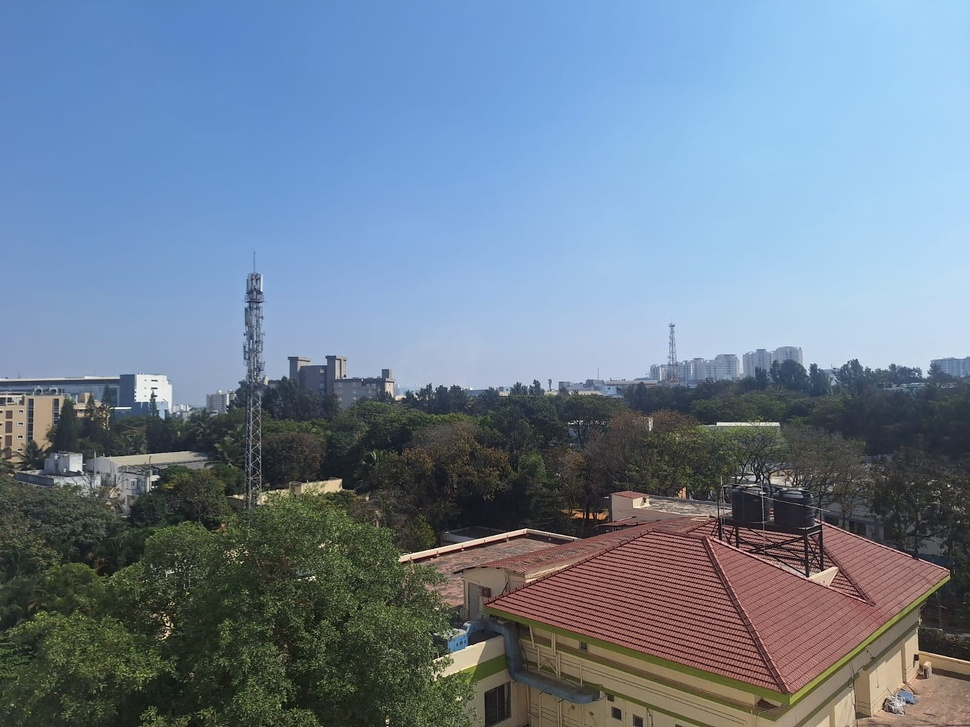
#> input picture p1.jpg, 970 x 727 px, shrunk from 1600 x 1200 before the run
$ python panorama.py
#> lines starting #> are read from the running program, lines starting #| are printed output that depends on the picture; after the words box and inside, x2 and y2 are one past the last pixel; in counts of white or black regions, pixels touching at a corner belong together
import cv2
import numpy as np
import matplotlib.pyplot as plt

# Load the images
image_paths = ['p1.jpg', 'p2.jpg', 'p3.jpg']  # Replace with your actual image file paths
images = [cv2.imread(img_path) for img_path in image_paths]
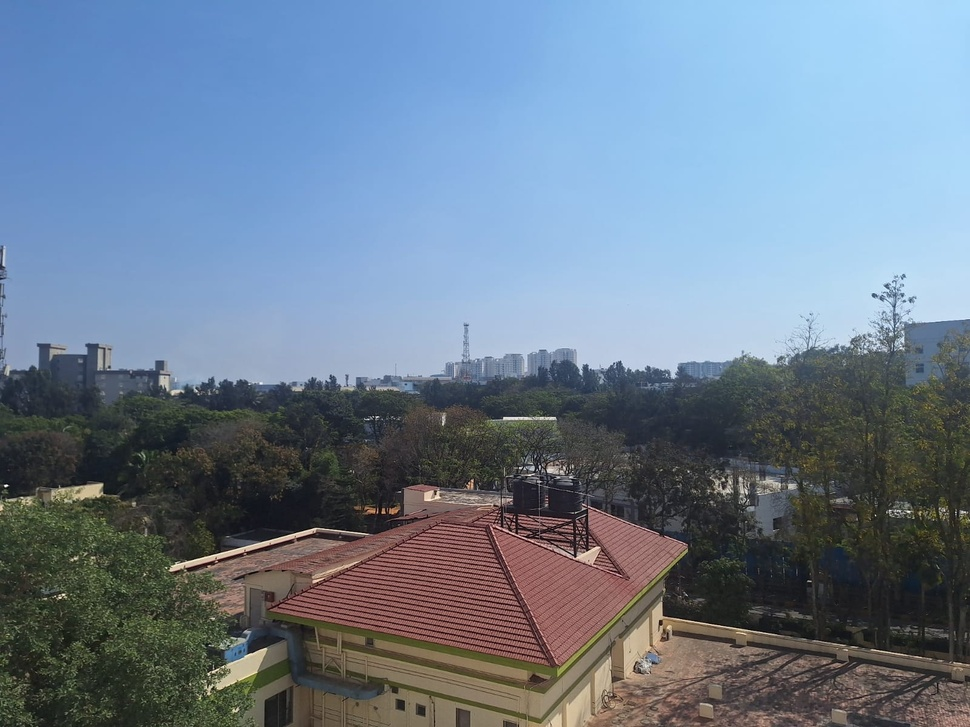
#> input picture p2.jpg, 970 x 727 px, shrunk from 1600 x 1200 before the run
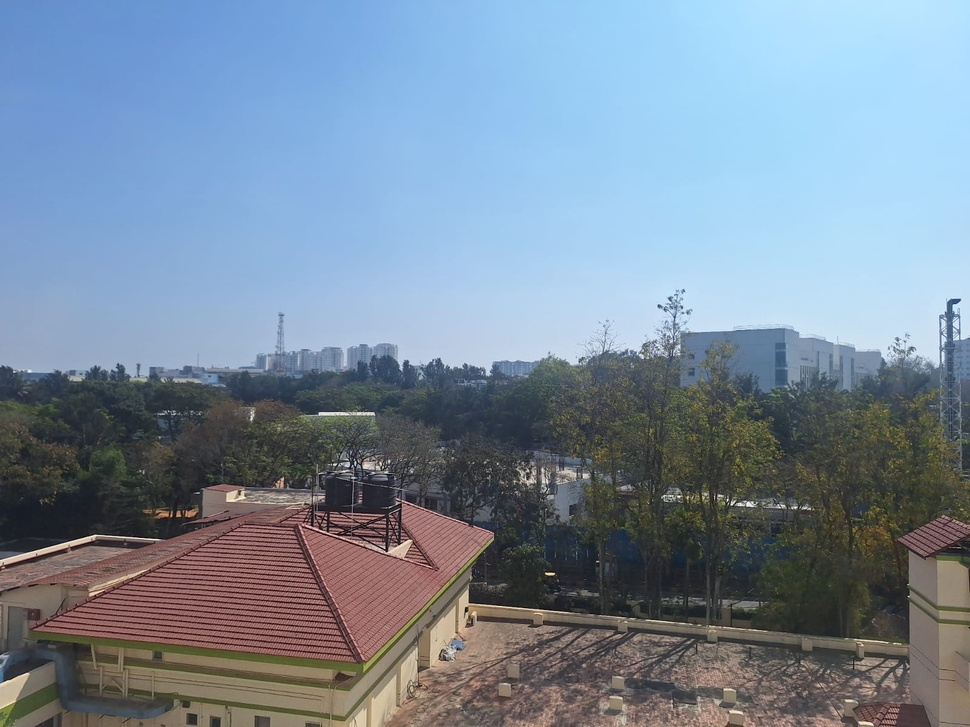
#> input picture p3.jpg, 970 x 727 px, shrunk from 1600 x 1200 before the run
#> images = 3 items

# Initialize the ORB detector
orb = cv2.ORB_create()

# Detect keypoints and descriptors for each image
keypoints_list = []
descriptors_list = []

for img in images:
    gray = cv2.cvtColor(img, cv2.COLOR_BGR2GRAY)
    keypoints, descriptors = orb.detectAndCompute(gray, None)
    keypoints_list.append(keypoints)
    descriptors_list.append(descriptors)
#> this loop made 3 passes
#> pass 1, `gray = cv2.cvtColor(img, cv2.COLOR_BGR2GRAY)`:
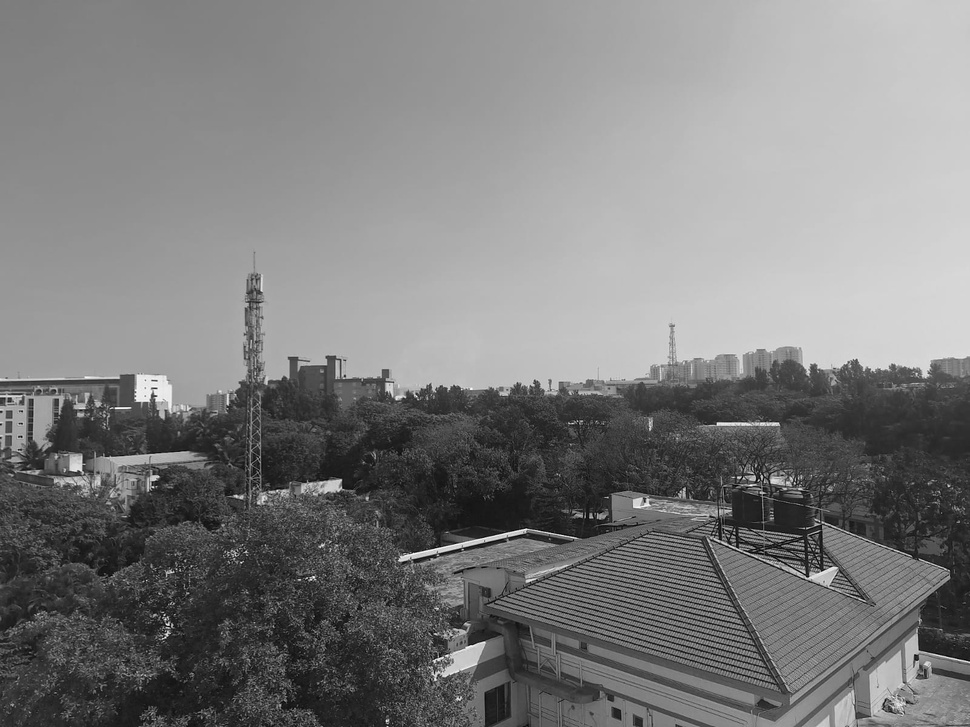
#> gray: shape (727, 970); min 0, max 254, mean 125.1
#> after the loop, descriptors_list = 3 items; keypoints_list = 3 items

# Step 1: Detect keypoints and visualize them
# Visualize keypoints for each image
for i, img in enumerate(images):
    img_with_keypoints = cv2.drawKeypoints(img, keypoints_list[i], None, color=(0, 255, 0), flags=0)
    plt.figure(figsize=(8, 6))
    plt.imshow(cv2.cvtColor(img_with_keypoints, cv2.COLOR_BGR2RGB))
    plt.axis('off')
    plt.title(f"Image {i + 1} - Keypoints")
    plt.show()

# Create a brute force matcher to match keypoints between images
bf = cv2.BFMatcher(cv2.NORM_HAMMING, crossCheck=True)

# Match descriptors between the first two images
matches_1_2 = bf.match(descriptors_list[0], descriptors_list[1])
#> matches_1_2 = 237 matches

# Sort the matches based on distance (best matches first)
matches_1_2 = sorted(matches_1_2, key=lambda x: x.distance)

# Get the points from the matches
pts1 = np.float32([keypoints_list[0][m.queryIdx].pt for m in matches_1_2]).reshape(-1, 1, 2)
#> pts1 = 237 rows, first 8: [338.4, 480.2], [482.1, 642.8], [814.8, 364.8], [468, 624], [338.7, 480.4], [400.9, 558.1], [339.8, 479.5], [639.4, 498.2]
pts2 = np.float32([keypoints_list[1][m.trainIdx].pt for m in matches_1_2]).reshape(-1, 1, 2)
#> pts2 = 237 rows, first 8: [98.54, 483.7], [262.7, 649.7], [587, 365], [248.4, 631.2], [99.53, 485.2], [172.1, 568.2], [100.2, 483.8], [430.6, 491]

# Compute the homography matrix
H, _ = cv2.findHomography(pts2, pts1, cv2.RANSAC, 5.0)
#> H = [[0.585, 0.0137, 256.5], [-0.174, 0.821, 72.28], [-0.000421, -2.92e-05, 1]]

# Warp the second image to align it with the first image
height, width = images[0].shape[:2]
#> height = 727; width = 970
result_1_2 = cv2.warpPerspective(images[1], H, (width + images[1].shape[1], height))

# Place the first image on the left side of the result
result_1_2[0:height, 0:width] = images[0]
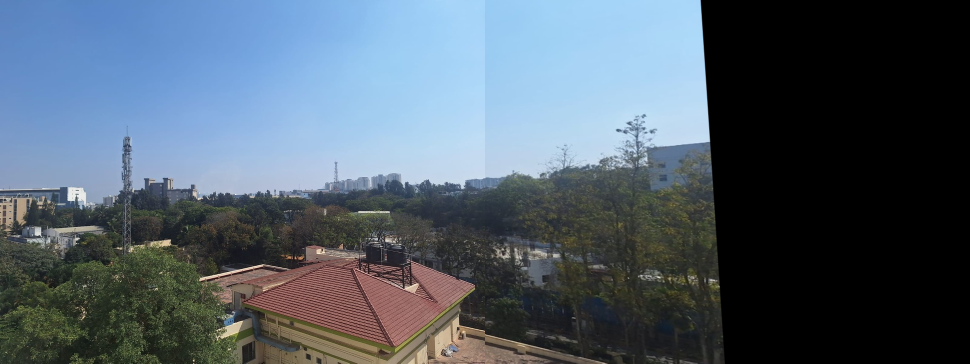
#> result_1_2: shape (727, 1940, 3) (shown at 1/2 size); mean of channels 0, 1, 2 106, 93.7, 80.5; drawn as B, G, R

# Now we need to stitch the third image (if applicable)
matches_2_3 = bf.match(descriptors_list[1], descriptors_list[2])
#> matches_2_3 = 247 matches
matches_2_3 = sorted(matches_2_3, key=lambda x: x.distance)

pts1 = np.float32([keypoints_list[1][m.queryIdx].pt for m in matches_2_3]).reshape(-1, 1, 2)
#> pts1 = 247 rows, first 8: [571, 483], [510.1, 499.7], [587.5, 548.6], [729.1, 480.2], [721.6, 482.7], [741.5, 490.2], [588.2, 558.4], [791.3, 483.7]
pts2 = np.float32([keypoints_list[2][m.trainIdx].pt for m in matches_2_3]).reshape(-1, 1, 2)
#> pts2 = 247 rows, first 8: [386, 478], [321.4, 497.7], [398.9, 542.9], [532.9, 472.8], [526.7, 474.9], [543.3, 481.1], [400.1, 552.4], [584.8, 475.3]

H, _ = cv2.findHomography(pts2, pts1, cv2.RANSAC, 5.0)
#> H = [[0.595, 0.0326, 231.6], [-0.18, 0.834, 73.9], [-0.000419, -6.62e-06, 1]]

# Warp the third image to align with the second image
height, width = result_1_2.shape[:2]
#> width = 1940
result_1_2_3 = cv2.warpPerspective(images[2], H, (width + images[2].shape[1], height))

# Place the result of the first two images into the stitched result
result_1_2_3[0:height, 0:width] = result_1_2

# Step 2: Remove black borders by cropping the image
# Convert the result image to grayscale to detect non-black regions
gray_result = cv2.cvtColor(result_1_2_3, cv2.COLOR_BGR2GRAY)
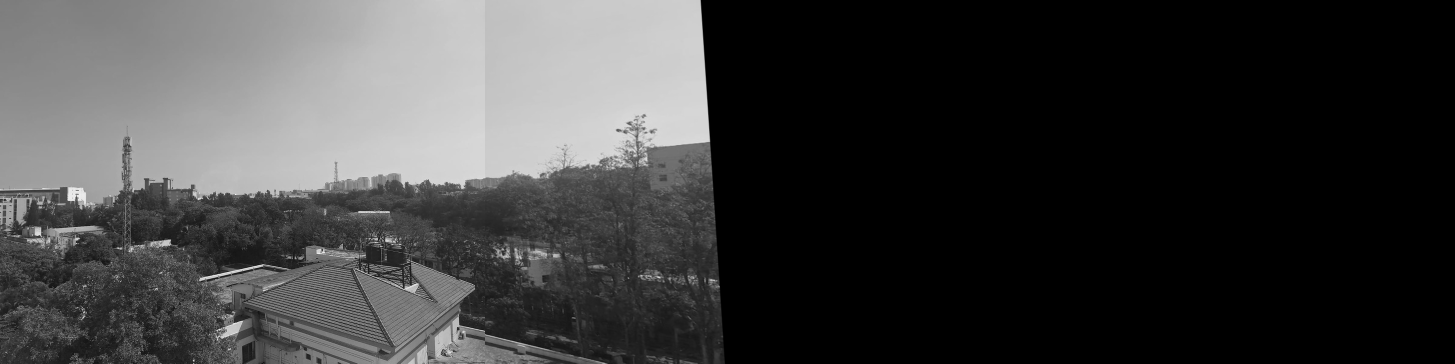
#> gray_result: shape (727, 2910) (shown at 1/2 size); min 0, max 254, mean 60.8

# Apply a threshold to create a binary image (black and white)
_, thresholded = cv2.threshold(gray_result, 1, 255, cv2.THRESH_BINARY)
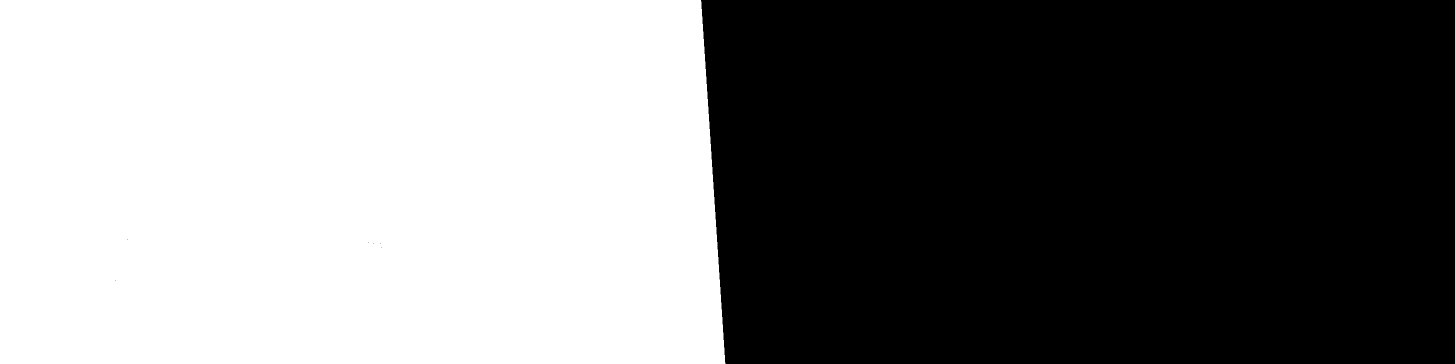
#> thresholded: shape (727, 2910) (shown at 1/2 size); 49% white; 1 white region

# Find contours in the thresholded image
contours, _ = cv2.findContours(thresholded, cv2.RETR_EXTERNAL, cv2.CHAIN_APPROX_SIMPLE)
#> contours = 1 contour; box (x1, y1, x2, y2) and area: (0, 0, 1451, 727) 1034902

# Get the bounding box of the largest contour (the stitched area)
x, y, w, h = cv2.boundingRect(contours[0])
#> x = 0; y = 0; w = 1451; h = 727

# Crop the image to the bounding box of the non-black regions
cropped_result = result_1_2_3[y:y+h, x:x+w]
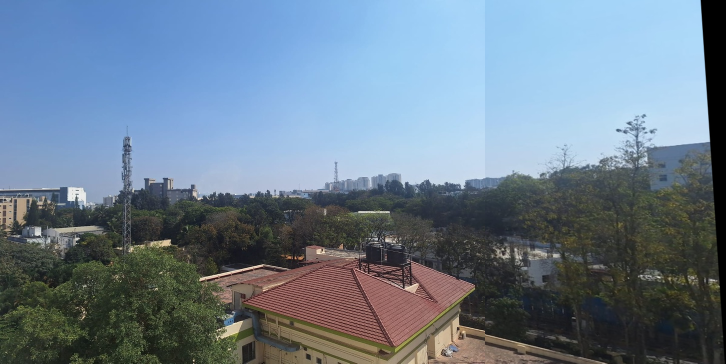
#> cropped_result: shape (727, 1451, 3) (shown at 1/2 size); mean of channels 0, 1, 2 141.7, 125.3, 107.6; drawn as B, G, R

# Step 3: Show the final cropped stitched panorama
plt.figure(figsize=(12, 6))
plt.imshow(cv2.cvtColor(cropped_result, cv2.COLOR_BGR2RGB))
plt.axis('off')
plt.title("Cropped Stitched Panorama")
plt.show()

# Optionally, save the cropped panorama
cv2.imwrite("cropped_stitched_panorama.jpg", cropped_result)
